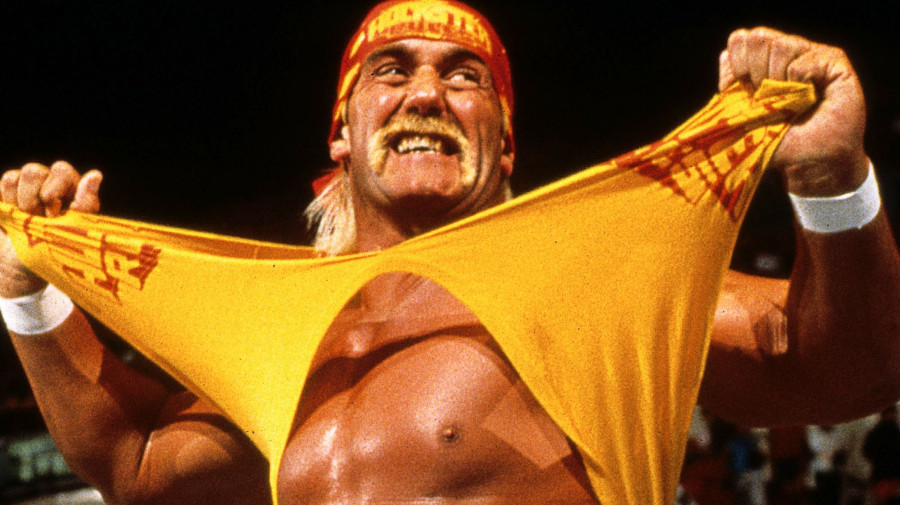
#> input picture demo4/4-6_wwf.jpg, 900 x 505 px
$ python t7.py
#> lines starting #> are read from the running program, lines starting #| are printed output that depends on the picture; after the words box and inside, x2 and y2 are one past the last pixel; in counts of white or black regions, pixels touching at a corner belong together
#> further down, kuva is the input picture: shape (505, 900, 3); mean B, G, R 29.3, 80.4, 128.9
#!/usr/bin/env python3
# -*- coding: utf-8 -*-

r""" Demo 4 tehtävä 7 """

import cv2
import numpy


def face_detect(kuva, cascade):
    faceCascade = cv2.CascadeClassifier(cascade)

    # Read the image
    if type(kuva) is numpy.ndarray:
        image = kuva
    else:
        image = cv2.imread(kuva)

    gray = cv2.cvtColor(image, cv2.COLOR_BGR2GRAY)
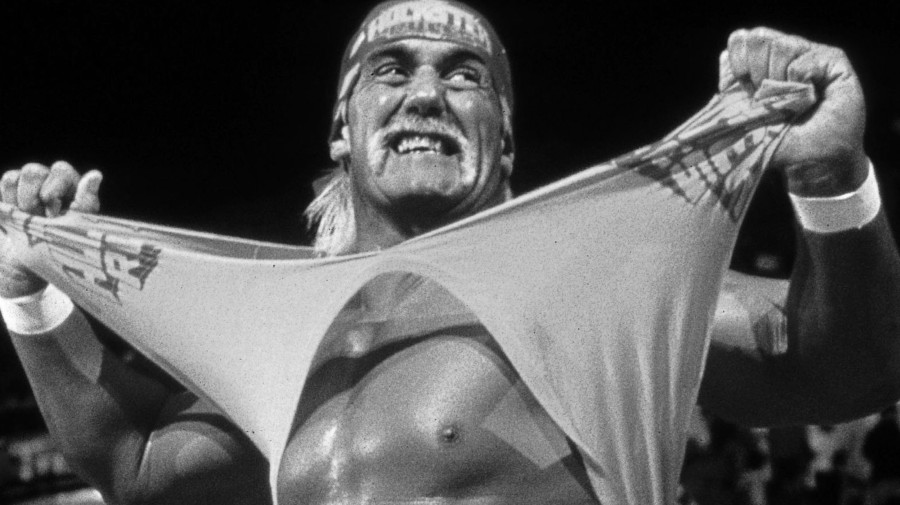
#> gray: shape (505, 900); min 0, max 255, mean 89.1

    # Detect faces in the image
    faces = faceCascade.detectMultiScale(gray,
                                         scaleFactor=1.1,
                                         minNeighbors=5,
                                         minSize=(30, 30),
                                         flags=cv2.CASCADE_SCALE_IMAGE)
#> faces = [[338, 2, 175, 175]]

    if len(faces) == 0:
        return []

    return faces.tolist()


def etsi_ja_piirra(kuva, cascade):
    kopio = kuva.copy()

    rect = face_detect(kopio, cascade)
#> rect = [[338, 2, 175, 175]]

    for x1, y1, w, h in rect:
        print("Kasvot:", x1, y1, w, h)
        cv2.rectangle(kopio, (x1, y1), (x1+w, y1+h), (255, 0, 0), 2)
#> this loop made 1 pass
#| Kasvot: 338 2 175 175
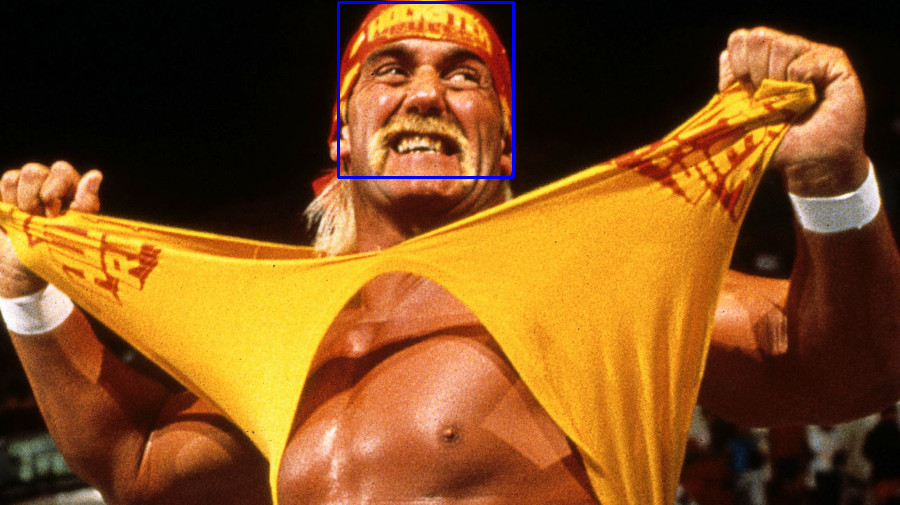
#> kopio: shape (505, 900, 3); 0.46% of pixels changed, all inside (x1, y1, x2, y2) = (337, 1, 515, 179)

    return kopio

if __name__ == '__main__':

    import argparse

    cmdline = argparse.ArgumentParser(description='TIEA345 Demo 4.7')
    cmdline.add_argument('--cascade', nargs='?', default="/usr/share/OpenCV/haarcascades/haarcascade_frontalface_alt2.xml")
    cmdline.add_argument('--image', nargs='?', default="4-6_wwf.jpg")
    cmdline.add_argument('--dest', nargs='?', default="4-7_kasvot.jpg")

    args = cmdline.parse_args()

    kuva = cv2.imread(args.image)
    ulostus = etsi_ja_piirra(kuva, args.cascade)

    cv2.imwrite(args.dest, ulostus)
